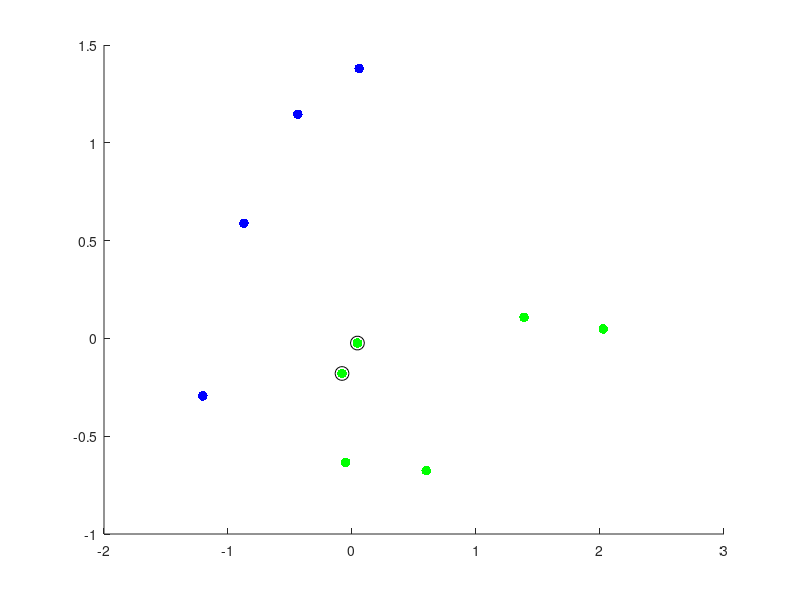

Recreate this plot in MATLAB. (Note: this script raises an error after producing the figure.)
% This is a script for finding the maximum margin linear classifier for
% linearly separable data. This is a simple problem usually studied as a
% motivating example for SVM.
%
% Here is the formulation
%   min 0.5 w^T*w
%       s.t. y_i (w^T*x_i - w_0) >= 1 \forall i
%
% Using Lagrange multipliers \alpha, the dual form turns out to be
%   max -.5 sum_i sum_j \alpha_i \alpha_j y_i y_j x_i^T*x_j + sum_i \alpha_i
%       s.t. \alpha_i >= 0 \forall i
%
% Setting the derivative w.r.t \alpha_i to zero, we get
%   \alpha_i = (1 - sum_{j\neq i} \alpha_j y_i y_j x_i^T x_j) / (x_i^T x_i)
%
% Note that we have ignored the inequality constraints. In the below
% optimization code, we set \alpha_i to zero if it becomes negative. This
% can be seen as a projection step in a projected gradient descent
% procedure.
%
% Goker Erdogan (gokererdogan@gmail.com)
% 20 May 2015

colormap([0 0 1; 1 0 0; 0 1 0;])

% number of data points
n = 10;
% number of passes over all alpha
runs = 50;

% sample 4 point data. useful for testing. 
%   w should be [1 -1], w0 should be 0
% x = [-1 1; -.5 2; 1 -1; 2 -1.5];
% y = [-1; -1; 1; 1];

% generate random data
x = randn(n, 2);
y = ones(n, 1);
y((x(:,1) - x(:,2)) < 0) = -1;

% plot the data
scatter(x(:,1), x(:,2), 50, y, 'filled')
% axis equal

% randomly initialize alpha
alpha = abs(randn(n, 1).*0.01);

% optimization loop
for r = 1:runs
    old_alpha = alpha;
    for i = 1:n
        k = x(i,:) * x((1:n)~=i,:)';
        a = 1 - sum((y((1:n)~=i) .* alpha((1:n)~=i)) .* y(i) .* k');
        a = a ./ (x(i,:) * x(i,:)');
        alpha(i) = a; %alpha(i) + stepsize * a;
        if alpha(i) < 0
            alpha(i) = 0;
        end
    end
    % look at how much alpha changed
    da = sum((alpha - old_alpha).^2);
    fprintf('Iter %d. Change in alpha: %f\n', r, sum((alpha - old_alpha).^2));
    if da < 1e-9
        break;
    end
end

% print support vector indices and weights
svi = find(alpha>0);
sv = x(svi,:);
fprintf('Support vector indices: %s\n', sprintf('%d ', svi));
fprintf('Support vector weights: %s\n', sprintf('%.4f ', alpha(svi)));

% calculate weight vector
w = sum(repmat(alpha .* y, 1, 2) .* x, 1);
w = w';
% calculate bias term
w0 = ((y(svi(1)) * w' * x(svi(1),:)') - 1) ./ y(svi(1));
fprintf('Estimated weight vector: %s\n', sprintf('%.4f ', w));
fprintf('Bias: %f\n', w0);

hold on
% plot support vectors
hsv = plot(sv(:,1),sv(:,2),'ko','MarkerSize',10);

% plot the fitted line
hl = refline(-w(1)/w(2), -w0/w(2));
set(hl, 'Color', 'r');
% plot margins
hmp = refline(-w(1)/w(2), (1-w0)/w(2));
set(hmp, 'Color', 'r');
set(hmp, 'LineStyle', '--');
hmn = refline(-w(1)/w(2), (-1-w0)/w(2));
set(hmn, 'Color', 'r');
set(hmn, 'LineStyle', '--');